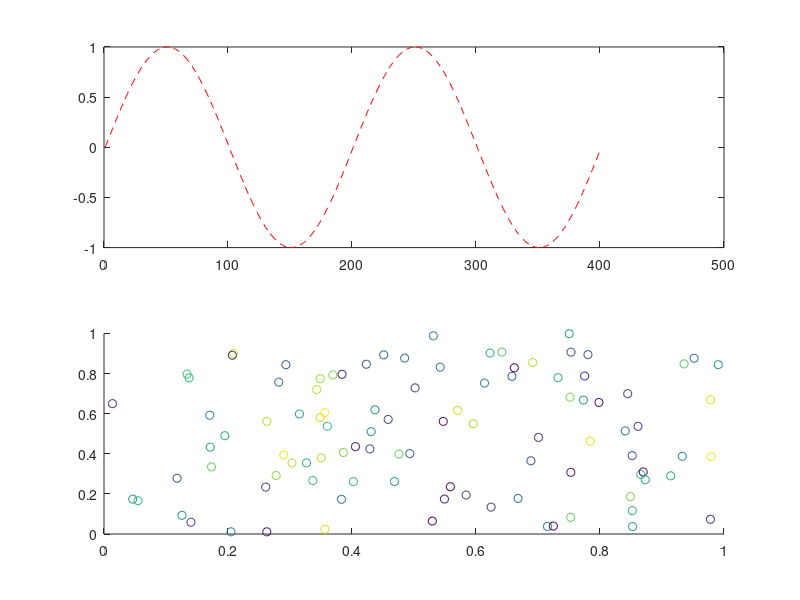

The MATLAB source for this figure:

%Akash Mitra
%am132
%% Inclass assignment 2

% 1. a. fill in this loop with a conditional statement so that it displays
% only the odd numbers

for ii = 1:20
    if(rem(ii,2) == 1)
        disp(ii)
    else
    end
    
end

% b. Write a new loop to display the same odd numbers which doesn't use a conditional statement 
for jj = 0:1:20
    disp(jj)
end 



% c. display the same odd numbers without a loop or conditional (hint use
%  num2str)

kk = num2str(1:2:20)
disp(kk)
%% 2. Vectorize the following code (that is produce the same result in z
%without using a loop). 

%a. 

for ii = 1:100
    z(ii) = ii*ii;
end

%Answer
ii = 1:100
sumofsqr = ii.^2

%b. 
z = 0;
for ii = 1:100
    z = z + ii;
end

%Answer
v = cumsum(1:100)
disp(v(end))


%c.
xx = rand(50,2);

for ii = 1:50
    z(ii) = sqrt(xx(ii,1)^2+xx(ii,2)^2);
end

xx=rand(50,2);
z=sqrt(xx(:,1).^2 + xx(:,2).^2).'


%Answer
%dist = sqrt(sum((xx,1).^2+(xx,2).^2))


% d. what is the formula in c computing?
% Distance


%% plotting

%a. make a plot of sin(x) and cos(x) vs x from x = 0 to 4*pi on the same axis where the graph
%of sin(x) vs x is a red-dashed line and the graph of cos(x) vs x is a
%blue solid line.
a = 0:pi/100:4*pi;
b = sin(a);
c = cos(a);
plot(a,b, 'r--',a, c, 'b-')

%b. repeat the above but where each graph is in a different subplot in the
% same figure. 
a = 0:pi/100:4*pi;
b = sin(a);
c = cos(a);
subplot(2,1,1); plot(b,  'r--')
subplot(2,1,2); plot(c,  'b-')


%c. here is some data, imagine they are x and y coordinates for cells. 
xy_dat = rand(100,2);
%plot the data in the xy plane.
plot(xy_dat)
%now imagine there is some fluorescence data corresponding to the same
%cells
fluor = rand(100,1);
% plot the data in the xy plane but color code the data by the fluorescnece
% values. Hint: see the scatter command
scatter(xy_dat(:,1),xy_dat(:,2),[], fluor)